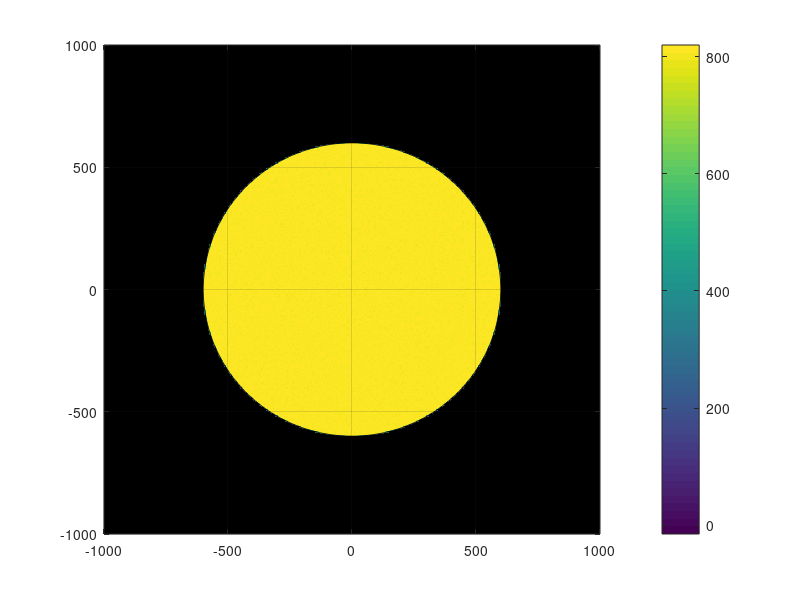

This chart was generated by the following MATLAB code:
% This is a matlab script that generates the input data

% : /u/gcmpack/MITgcm/verification/tutorial_deep_convection/input/gendata.m,v 1.4 2013/12/07 00:35:18 jmc Exp $
% :  $

% Dimensions of grid
nx=100;
ny=100;
nx=400;
ny=400;
nz=50;
% Nominal depth of model (meters)
H=1000;
% Size of domain
Lx=2.0e3;
% Radius of cooling disk (m)
Rc=600.;
% Horizontal resolution (m)
dx=Lx/nx;
% Rotation
f=1.e-4;
% Stratification
N=0.0*(f*Rc/H);
% surface temperature
Ts=20.;
% Flux : Cooling disk & noise added to cooling
Qo=800; Q1=10;

% Gravity
g=10.;
% E.O.S.
alpha=2.e-4;

Tz=N^2/(g*alpha)

dz=H/nz;
sprintf('delZ = %d * %7.6g,',nz,dz)

x=(1:nx)*dx;x=x-mean(x);
y=(1:ny)*dx;y=y-mean(y);
z=-dz/2:-dz:-H;

% Temperature profile
Tref=Ts+Tz*z-mean(Tz*z);
[sprintf('Tref =') sprintf(' %8.6g,',Tref)]

% Surface heat flux : refine the grid (by 3 x 3) to assign mean heat flux
Q=Qo+Q1*(0.5+rand([nx,ny]));
Qc=zeros(nx,ny);
xc=x'*ones(1,ny); yc=ones(nx,1)*y; 
for j=-1:1, for i=-1:1,
 xs=xc+dx*i/3 ; ys=yc+dx*j/3; r2=xs.*xs+ys.*ys;
 qs=Q/9; qs( find(r2 > Rc*Rc) )=0.;
 Qc=Qc+qs;
end ; end
%fid=fopen('Qnet_p64.bin','w','b'); fwrite(fid,Qc,'real*8'); fclose(fid);
 fid=fopen('Qnet_p32.bin','w','b'); fwrite(fid,Qc,'real*4'); fclose(fid);

var=2*pi*[0:1000]/1000; xl=Rc*cos(var); yl=Rc*sin(var);
figure(1);clf;
var=Qc; var(find(var==0))=NaN;
imagesc(x,y,var'); set(gca,'YDir','normal');
caxis([-15 820]);
%change_colmap(-1);
colorbar
grid;
hold on
L=line(xl,yl);
set(L,'color',[0 0 0]);
hold off ;
